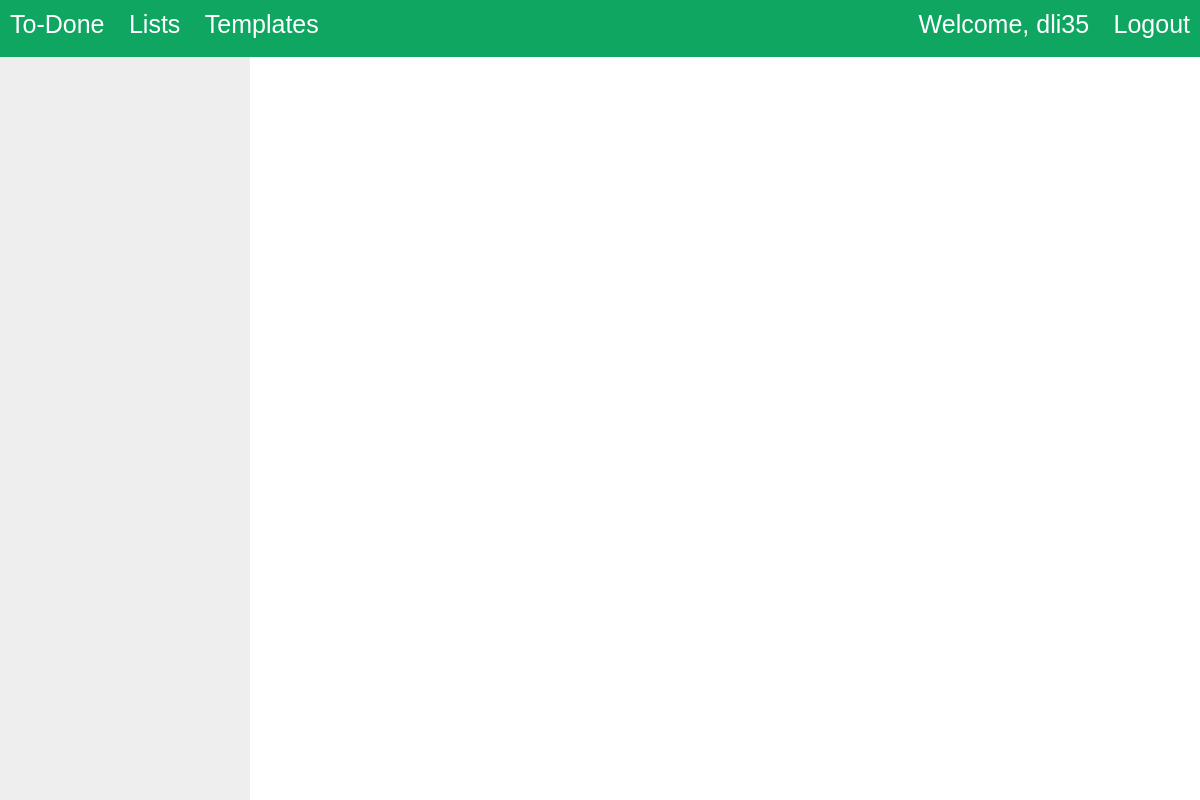
Before: /templates (signed in) with the older database file.
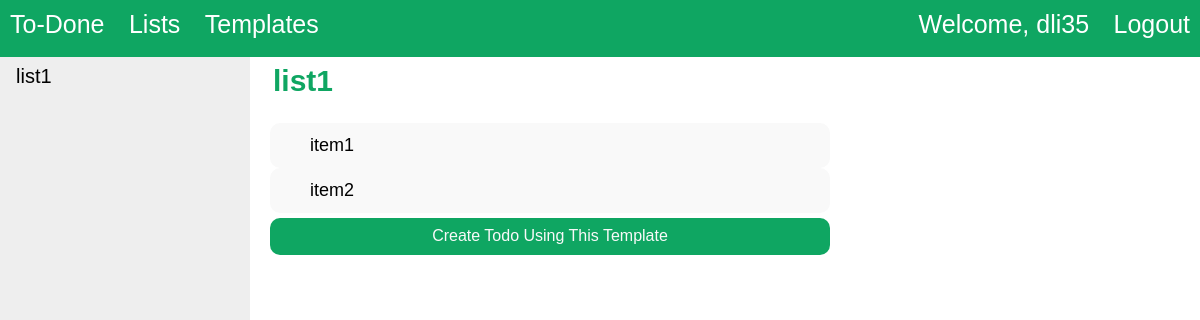
After: the same page with the newer database file.
### todo/models.py (models this page shows, shortened)
class Template(models.Model):
    title_text = models.CharField(max_length=100)
    created_on = models.DateTimeField()
    updated_on = models.DateTimeField()
    user_id = models.ForeignKey(User, on_delete=models.CASCADE, null=True, blank=True)
    objects = models.Manager()

class TemplateItem(models.Model):
    item_text = models.CharField(max_length=100)
    created_on = models.DateTimeField()
    template = models.ForeignKey(Template, on_delete=models.CASCADE)
    objects = models.Manager()
    def __str__(self):
        return "%s" % self.item_text

### todo/views.py (the view)
# urls.py: path('templates', views.template, name='template'),
def template(request, template_id=0):
    if not request.user.is_authenticated:
        return redirect("/login")
    if template_id != 0:
        saved_templates = Template.objects.filter(id=template_id)
    else:
        saved_templates = Template.objects.filter(user_id_id=request.user.id).order_by('created_on')
    context = {
        'templates': saved_templates
    }
    return render(request, 'todo/template.html', context)

### todo/templates/todo/template.html (shortened to what this page needs)
<!DOCTYPE html>
<html lang="en">
<head>
</head>
<body>
    {% load todo_extras %}
    <div class="topbar">
        <ul>
            <li><a href="/">To-Done</a></li>
            <li><a class="tabs" href="/todo">Lists</a></li>
            <li><a class="tabs" href="/templates">Templates</a></li>
        </ul>
		<ul style="float: right;">
		{% if user.is_authenticated %}
            <li><a href="#">Welcome, {{user.username}}</a></li>
		  <li><a class="tabs" href="/logout">Logout</a></li>
		{% else %}
		  <li><a class="tabs" href="/login">Login</a></li>
		{% endif %}
		</ul>
    </div>
    <ul class="sidenav">
        {% for template in templates %}
            <li><a href="/templates/{{ template.id }}">{{ template.title_text }}</a></li>
        {% endfor %}
    </ul>
    <div class="main">
        {% for template in templates %}
            <h2><a href="/templates/{{ template.id }}">{{ template.title_text }}</a></h2>
            <ul id="myUL">
                {% for template_item in template.templateitem_set.all %}
                    <li>{{ template_item }}</li>
                {% endfor %}
                <form action="/todo/new-from-template" method="post">
                    <button class="add-template-button" onclick="">Create Todo Using This Template</button>
                </form>
            </ul>
        {% endfor %}
    </div>
</body>
</html>

Changed rows visible on the page:
now on this page (row edited): Template: title_text "list1"
now on this page (row edited): TemplateItem: item_text "item1"
now on this page (row edited): TemplateItem: item_text "item2"
